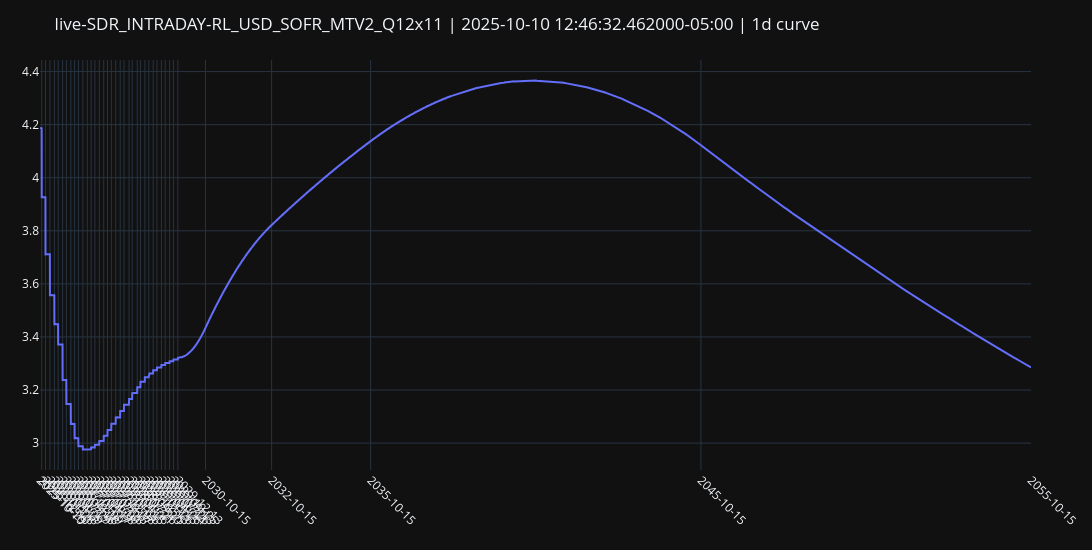

The notebook cell this image was saved under:
### Code cell
x_data_num, y_data_rate = curve_handle.handle()._plot_rates("1d", left=rl.NoInput(0), right=rl.NoInput(0))
plot_data_dict = dict(zip(x_data_num, [y.real for y in y_data_rate]))

calendar = ql.UnitedStates(ql.UnitedStates.FederalReserve)
filtered_plot_data = {dt: rate for dt, rate in plot_data_dict.items() if calendar.isBusinessDay(ql.Date(dt.day, dt.month, dt.year))}

x_business_days = list(filtered_plot_data.keys())
y_business_rates = list(filtered_plot_data.values())
curve_nodes = curve_handle.handle().nodes._nodes.keys()

# fig, ax = plt.subplots()
# ax.plot(x_business_days, y_business_rates)
# ax.xaxis.set_major_formatter(mdates.DateFormatter("%Y-%m-%d"))
# plt.xticks(rotation=45, ha="right")  # Rotate ticks for better readability
# ax.grid(True, linestyle="--", alpha=0.6)

# ticks = [t.tz_localize(None) if getattr(t, "tzinfo", None) else t for t in curve_nodes]
# ax.set_xticks(mdates.date2num(ticks))
# ax.xaxis.set_major_formatter(mdates.DateFormatter("%Y-%m-%d"))
# plt.title(f"{curve_handle.meta()["id"]} | {curve_handle.meta()["timestamp"]} | 1d")
# plt.xticks(rotation=45)
# plt.tight_layout()
# plt.show()


fig = go.Figure()
fig.add_trace(go.Scatter(x=x_business_days, y=y_business_rates, mode="lines", name="1D"))

tick_vals = [pd.Timestamp(t).tz_localize(None) for t in curve_nodes]
tick_text = [pd.Timestamp(t).strftime("%Y-%m-%d") for t in tick_vals]

fig.update_layout(
    title=f"{curve_handle.meta()["id"]} | {curve_handle.meta()["timestamp"]} | 1d curve",
    template="plotly_dark",
    margin=dict(l=40, r=20, t=60, b=80),
    xaxis=dict(tickmode="array", tickvals=tick_vals, ticktext=tick_text, tickangle=45, showgrid=True),
    height=550,
    width=1200,
    yaxis=dict(showgrid=True),
)
fig.update_xaxes(
    showspikes=True,
    spikecolor="white",
    spikesnap="cursor",
    spikemode="across",
    showgrid=True,
)
fig.update_yaxes(
    showspikes=True,
    spikecolor="white",
    spikesnap="cursor",
    spikethickness=0.5,
    showgrid=True,
)

fig.show()

### Figure 1 — Plotly figure (JSON) as saved in the notebook; plotly's stock layout.template omitted (floating-point values rounded to 4 significant figures; data arrays with more than 128 entries replaced by an {"elided": "..."} marker saying what was removed)
{"data": [{"mode": "lines", "name": "1D", "type": "scatter", "x": {"elided": "7521 str values"}, "y": {"elided": "7521 float values"}}], "layout": {"height": 550, "margin": {"b": 80, "l": 40, "r": 20, "t": 60}, "title": {"text": "live-SDR_INTRADAY-RL_USD_SOFR_MTV2_Q12x11 | 2025-10-10 12:46:32.462000-05:00 | 1d curve"}, "width": 1200, "xaxis": {"showgrid": true, "showspikes": true, "spikecolor": "white", "spikemode": "across", "spikesnap": "cursor", "tickangle": 45, "tickmode": "array", "ticktext": ["2025-10-10", "2025-10-29", "2025-12-10", "2026-01-28", "2026-03-18", "2026-04-29", "2026-06-17", "2026-07-29", "2026-09-16", "2026-10-28", "2026-12-09", "2027-01-27", "2027-03-17", "2027-04-28", "2027-06-09", "2027-07-28", "2027-09-15", "2027-10-27", "2027-12-08", "2028-01-26", "2028-03-15", "2028-04-26", "2028-06-21", "2028-07-26", "2028-09-20", "2028-10-25", "2028-12-13", "2029-01-26", "2029-03-15", "2029-04-26", "2029-06-14", "2029-07-26", "2029-09-13", "2029-10-25", "2029-12-13", "2030-10-15", "2032-10-15", "2035-10-15", "2045-10-15", "2055-10-15"], "tickvals": ["2025-10-10T00:00:00", "2025-10-29T00:00:00", "2025-12-10T00:00:00", "2026-01-28T00:00:00", "2026-03-18T00:00:00", "2026-04-29T00:00:00", "2026-06-17T00:00:00", "2026-07-29T00:00:00", "2026-09-16T00:00:00", "2026-10-28T00:00:00", "2026-12-09T00:00:00", "2027-01-27T00:00:00", "2027-03-17T00:00:00", "2027-04-28T00:00:00", "2027-06-09T00:00:00", "2027-07-28T00:00:00", "2027-09-15T00:00:00", "2027-10-27T00:00:00", "2027-12-08T00:00:00", "2028-01-26T00:00:00", "2028-03-15T00:00:00", "2028-04-26T00:00:00", "2028-06-21T00:00:00", "2028-07-26T00:00:00", "2028-09-20T00:00:00", "2028-10-25T00:00:00", "2028-12-13T00:00:00", "2029-01-26T00:00:00", "2029-03-15T00:00:00", "2029-04-26T00:00:00", "2029-06-14T00:00:00", "2029-07-26T00:00:00", "2029-09-13T00:00:00", "2029-10-25T00:00:00", "2029-12-13T00:00:00", "2030-10-15T00:00:00", "2032-10-15T00:00:00", "2035-10-15T00:00:00", "2045-10-15T00:00:00", "2055-10-15T00:00:00"]}, "yaxis": {"showgrid": true, "showspikes": true, "spikecolor": "white", "spikesnap": "cursor", "spikethickness": 0.5}}}
